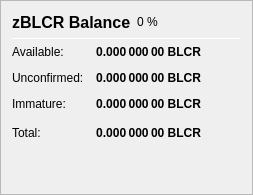
                   <widget class="QFrame" name="frame_ZerocoinBalances">
                    <property name="frameShape">
                     <enum>QFrame::StyledPanel</enum>
                    </property>
                    <property name="frameShadow">
                     <enum>QFrame::Raised</enum>
                    </property>
                    <layout class="QVBoxLayout" name="verticalLayout_7">
                     <item>
                      <layout class="QHBoxLayout" name="horizontalLayout_8" stretch="0,0,0">
                       <item>
                        <widget class="QLabel" name="label_5z_3">
                         <property name="minimumSize">
                          <size>
                           <width>0</width>
                           <height>20</height>
                          </size>
                         </property>
                         <property name="font">
                          <font>
                           <pointsize>12</pointsize>
                           <weight>75</weight>
                           <bold>true</bold>
                          </font>
                         </property>
                         <property name="text">
                          <string>zBLCR Balance</string>
                         </property>
                        </widget>
                       </item>
                       <item>
                        <widget class="QLabel" name="labelzBLCRPercent">
                         <property name="text">
                          <string notr="true">0 %</string>
                         </property>
                        </widget>
                       </item>
                       <item>
                        <spacer name="horizontalSpacer_11">
                         <property name="orientation">
                          <enum>Qt::Horizontal</enum>
                         </property>
                         <property name="sizeHint" stdset="0">
                          <size>
                           <width>40</width>
                           <height>20</height>
                          </size>
                         </property>
                        </spacer>
                       </item>
                      </layout>
                     </item>
                     <item>
                      <widget class="Line" name="line_ZerocoinBalance">
                       <property name="minimumSize">
                        <size>
                         <width>0</width>
                         <height>1</height>
                        </size>
                       </property>
                       <property name="maximumSize">
                        <size>
                         <width>16777215</width>
                         <height>1</height>
                        </size>
                       </property>
                       <property name="orientation">
                        <enum>Qt::Horizontal</enum>
                       </property>
                      </widget>
                     </item>
                     <item>
                      <layout class="QGridLayout" name="gridLayout_5">
                       <property name="spacing">
                        <number>12</number>
                       </property>
                       <item row="1" column="0">
                        <widget class="QLabel" name="labelzBalanceMatureText">
                         <property name="toolTip">
                          <string>Mature: more than 20 confirmation and more than 1 mint of the same denomination after it was minted.
These zBLCR are spendable.</string>
                         </property>
                         <property name="text">
                          <string>Available:</string>
                         </property>
                        </widget>
                       </item>
                       <item row="1" column="1">
                        <widget class="QLabel" name="labelzBalanceMature">
                         <property name="font">
                          <font>
                           <weight>75</weight>
                           <bold>true</bold>
                          </font>
                         </property>
                         <property name="toolTip">
                          <string>Mature: more than 20 confirmation and more than 1 mint of the same denomination after it was minted.
These zBLCR are spendable.</string>
                         </property>
                         <property name="text">
                          <string notr="true">0.000 000 00 BLCR</string>
                         </property>
                         <property name="alignment">
                          <set>Qt::AlignRight|Qt::AlignTrailing|Qt::AlignVCenter</set>
                         </property>
                        </widget>
                       </item>
                       <item row="2" column="0">
                        <widget class="QLabel" name="labelzBalanceUnconfirmedText">
                         <property name="toolTip">
                          <string>Unconfirmed: less than 20 confirmations
Immature: confirmed, but less than 1 mint of the same denomination after it was minted</string>
                         </property>
                         <property name="text">
                          <string>Unconfirmed:</string>
                         </property>
                        </widget>
                       </item>
                       <item row="2" column="1">
                        <widget class="QLabel" name="labelzBalanceUnconfirmed">
                         <property name="font">
                          <font>
                           <weight>75</weight>
                           <bold>true</bold>
                          </font>
                         </property>
                         <property name="toolTip">
                          <string>Unconfirmed: less than 20 confirmations
Immature: confirmed, but less than 1 mint of the same denomination after it was minted</string>
                         </property>
                         <property name="text">
                          <string notr="true">0.000 000 00 BLCR</string>
                         </property>
                         <property name="alignment">
                          <set>Qt::AlignRight|Qt::AlignTrailing|Qt::AlignVCenter</set>
                         </property>
                        </widget>
                       </item>
                       <item row="3" column="0">
                        <widget class="QLabel" name="labelzBalanceImmatureText">
                         <property name="toolTip">
                          <string>Unconfirmed: less than 20 confirmations
Immature: confirmed, but less than 1 mint of the same denomination after it was minted</string>
                         </property>
                         <property name="text">
                          <string>Immature:</string>
                         </property>
                        </widget>
                       </item>
                       <item row="3" column="1">
                        <widget class="QLabel" name="labelzBalanceImmature">
                         <property name="font">
                          <font>
                           <weight>75</weight>
                           <bold>true</bold>
                          </font>
                         </property>
                         <property name="toolTip">
                          <string>Unconfirmed: less than 20 confirmations
Immature: confirmed, but less than 1 mint of the same denomination after it was minted</string>
                         </property>
                         <property name="text">
                          <string notr="true">0.000 000 00 BLCR</string>
                         </property>
                         <property name="alignment">
                          <set>Qt::AlignRight|Qt::AlignTrailing|Qt::AlignVCenter</set>
                         </property>
                        </widget>
                       </item>
                       <item row="4" column="0">
                        <widget class="QLabel" name="labelzBalanceText">
                         <property name="toolTip">
                          <string>Your current zBLCR balance, unconfirmed and immature zBLCR included.</string>
                         </property>
                         <property name="text">
                          <string>Total:</string>
                         </property>
                        </widget>
                       </item>
                       <item row="4" column="1">
                        <widget class="QLabel" name="labelzBalance">
                         <property name="font">
                          <font>
                           <weight>75</weight>
                           <bold>true</bold>
                          </font>
                         </property>
                         <property name="cursor">
                          <cursorShape>IBeamCursor</cursorShape>
                         </property>
                         <property name="toolTip">
                          <string>Your current zBLCR balance, unconfirmed and immature zBLCR included.</string>
                         </property>
                         <property name="text">
                          <string notr="true">0.000 000 00 BLCR</string>
                         </property>
                         <property name="alignment">
                          <set>Qt::AlignRight|Qt::AlignTrailing|Qt::AlignVCenter</set>
                         </property>
                         <property name="textInteractionFlags">
                          <set>Qt::LinksAccessibleByMouse|Qt::TextSelectableByKeyboard|Qt::TextSelectableByMouse</set>
                         </property>
                        </widget>
                       </item>
                       <item row="4" column="2">
                        <spacer name="horizontalSpacer_4">
                         <property name="orientation">
                          <enum>Qt::Horizontal</enum>
                         </property>
                         <property name="sizeHint" stdset="0">
                          <size>
                           <width>40</width>
                           <height>20</height>
                          </size>
                         </property>
                        </spacer>
                       </item>
                      </layout>
                     </item>
                     <item>
                      <spacer name="verticalSpacer_4">
                       <property name="orientation">
                        <enum>Qt::Vertical</enum>
                       </property>
                       <property name="sizeHint" stdset="0">
                        <size>
                         <width>20</width>
                         <height>40</height>
                        </size>
                       </property>
                      </spacer>
                     </item>
                    </layout>
                   </widget>
